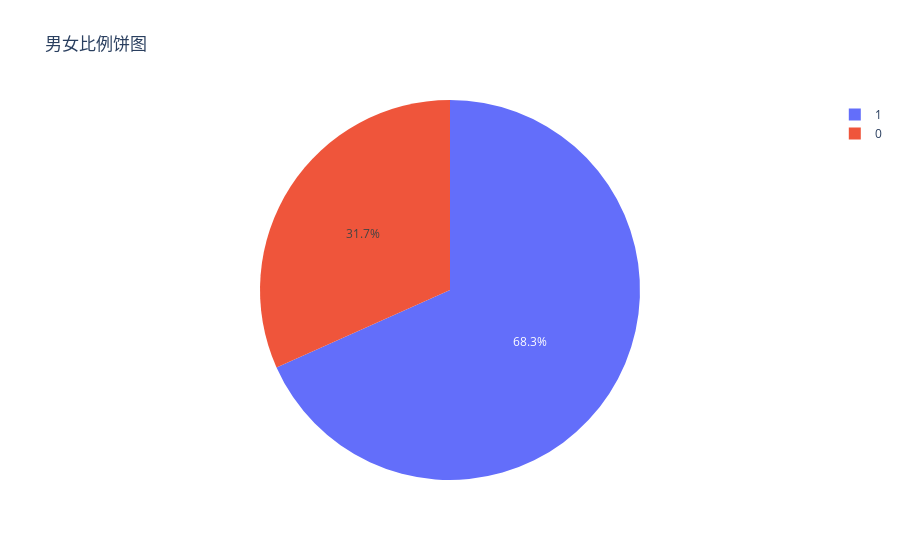

The code cell stored with this chart in its notebook:
### Code cell
s=data['sex'].value_counts().reset_index()
px.pie(s,names='index',values='sex',title='男女比例饼图')

### Figure 1 — Plotly figure (JSON) as saved in the notebook; plotly's stock layout.template omitted (floating-point values rounded to 4 significant figures)
{"data": [{"domain": {"x": [0.0, 1.0], "y": [0.0, 1.0]}, "hovertemplate": "index=%{label}<br>sex=%{value}<extra></extra>", "labels": [1, 0], "legendgroup": "", "name": "", "showlegend": true, "values": [207, 96], "type": "pie"}], "layout": {"legend": {"tracegroupgap": 0}, "title": {"text": "男女比例饼图"}}}
